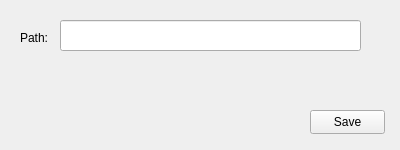
<?xml version="1.0" encoding="UTF-8"?>
<ui version="4.0">
 <class>newwindow</class>
 <widget class="QWidget" name="newwindow">
  <property name="geometry">
   <rect>
    <x>0</x>
    <y>0</y>
    <width>400</width>
    <height>150</height>
   </rect>
  </property>
  <property name="windowTitle">
   <string>Form</string>
  </property>
  <widget class="QLineEdit" name="path">
   <property name="geometry">
    <rect>
     <x>60</x>
     <y>20</y>
     <width>301</width>
     <height>31</height>
    </rect>
   </property>
   <property name="text">
    <string/>
   </property>
  </widget>
  <widget class="QPushButton" name="pushButton">
   <property name="geometry">
    <rect>
     <x>310</x>
     <y>110</y>
     <width>75</width>
     <height>24</height>
    </rect>
   </property>
   <property name="text">
    <string>Save</string>
   </property>
  </widget>
  <widget class="QLabel" name="label">
   <property name="geometry">
    <rect>
     <x>20</x>
     <y>30</y>
     <width>31</width>
     <height>16</height>
    </rect>
   </property>
   <property name="text">
    <string>Path:</string>
   </property>
  </widget>
 </widget>
 <resources/>
 <connections/>
</ui>
